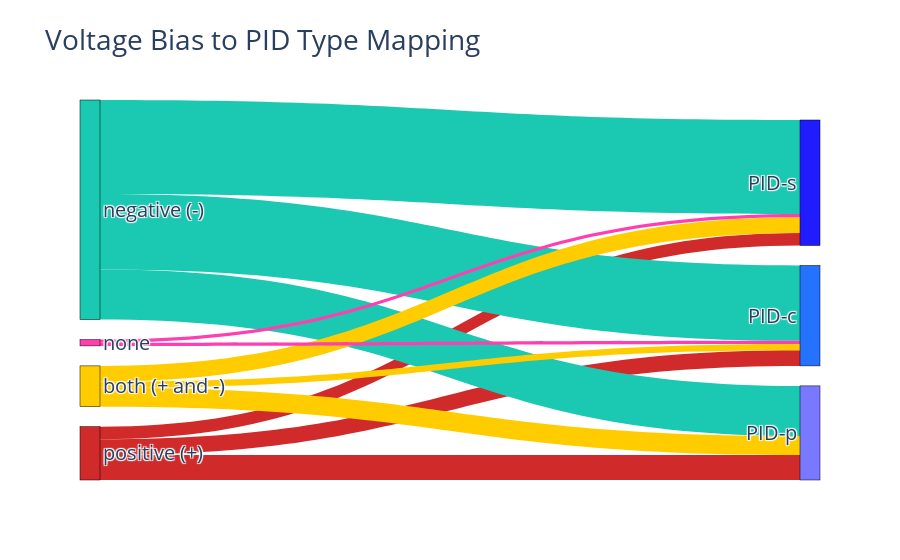

Source (notebook cell):
### Code cell
import plotly.graph_objects as go

# Define your labels and colors for nodes
labels = [
    "positive (+)", "negative (-)", "both (+ and -)", "none",  # voltage bias
    "PID-s", "PID-p", "PID-c"                                   # PID types
]
colors = [
    "#D12A2A",  # mono-c-Si
    "#1BC8B1",  # multi-c-Si
    "#FFCC00",  # HIT
    "#FF3FAF",  # CIGS
    "#1F1CFF",  # PID-s
    "#7979FF",  # PID-p
    "#2572FF"   # PID-c
]

# Define source and target nodes by index
source = [
    0, 0, 0,  # positive (+) → PID-s/p/c
    1, 1, 1,  # negative (-) → PID-s/p/c
    2, 2, 2,  # both (+/-) → PID-s/p/c
    3, 3, 3   # none → PID-s/p/c
]
target = [
    4, 5, 6,
    4, 5, 6,
    4, 5, 6,
    4, 5, 6
]
value = [
    4, 8, 5,
    30, 16, 24,
    5, 6, 2,
    1, 0, 1
]

# Map link colors to the source node's color
link_colors = [colors[s] for s in source]

# Create the Sankey diagram
fig = go.Figure(data=go.Sankey(
    node=dict(
        pad=20,
        thickness=20,
        line=dict(color="black", width=0.5),
        label=labels,
        color=colors
    ),
    link=dict(
        source=source,
        target=target,
        value=value,
        color=link_colors
    )
))

fig.update_layout(title_text="Voltage Bias to PID Type Mapping", font_size=20)
fig.show()

### Figure 1 — Plotly figure (JSON) as saved in the notebook; plotly's stock layout.template omitted (floating-point values rounded to 4 significant figures)
{"data": [{"link": {"color": ["#D12A2A", "#D12A2A", "#D12A2A", "#1BC8B1", "#1BC8B1", "#1BC8B1", "#FFCC00", "#FFCC00", "#FFCC00", "#FF3FAF", "#FF3FAF", "#FF3FAF"], "source": [0, 0, 0, 1, 1, 1, 2, 2, 2, 3, 3, 3], "target": [4, 5, 6, 4, 5, 6, 4, 5, 6, 4, 5, 6], "value": [4, 8, 5, 30, 16, 24, 5, 6, 2, 1, 0, 1]}, "node": {"color": ["#D12A2A", "#1BC8B1", "#FFCC00", "#FF3FAF", "#1F1CFF", "#7979FF", "#2572FF"], "label": ["positive (+)", "negative (-)", "both (+ and -)", "none", "PID-s", "PID-p", "PID-c"], "line": {"color": "black", "width": 0.5}, "pad": 20, "thickness": 20}, "type": "sankey"}], "layout": {"font": {"size": 20}, "title": {"text": "Voltage Bias to PID Type Mapping"}}}
